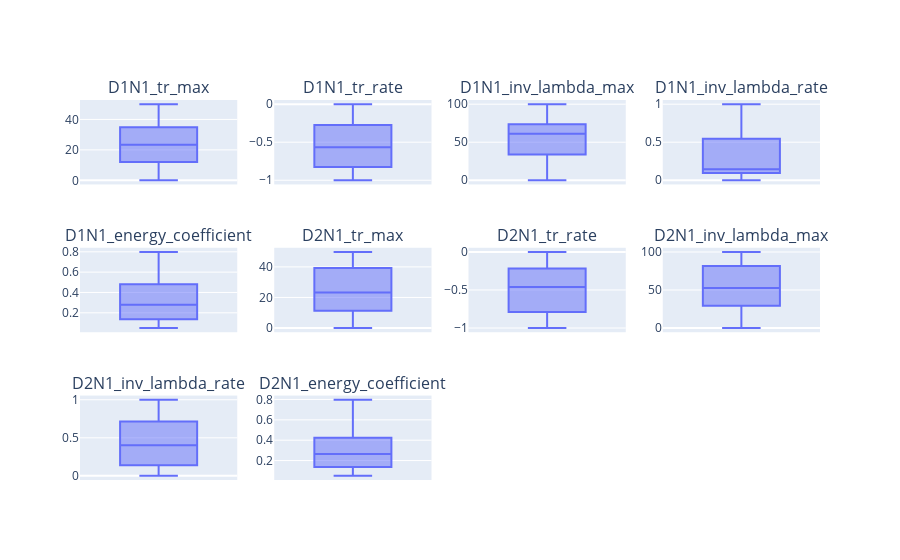

Notebook code for this chart:
### Markdown cell above
Finaly here is the result :

### Code cell
viewer.box_plot(4)

### Figure 1 — Plotly figure (JSON) as saved in the notebook; plotly's stock layout.template omitted (floating-point values rounded to 4 significant figures; data arrays with more than 128 entries replaced by an {"elided": "..."} marker saying what was removed)
{"data": [{"alignmentgroup": "True", "hovertemplate": "D1N1_tr_max=%{y}<extra></extra>", "legendgroup": "", "marker": {"color": "#636efa"}, "name": "", "notched": false, "offsetgroup": "", "orientation": "v", "showlegend": false, "type": "box", "x0": " ", "xaxis": "x", "y": {"elided": "1504 float values"}, "y0": " ", "yaxis": "y"}, {"alignmentgroup": "True", "hovertemplate": "D1N1_tr_rate=%{y}<extra></extra>", "legendgroup": "", "marker": {"color": "#636efa"}, "name": "", "notched": false, "offsetgroup": "", "orientation": "v", "showlegend": false, "type": "box", "x0": " ", "xaxis": "x2", "y": {"elided": "1504 float values"}, "y0": " ", "yaxis": "y2"}, {"alignmentgroup": "True", "hovertemplate": "D1N1_inv_lambda_max=%{y}<extra></extra>", "legendgroup": "", "marker": {"color": "#636efa"}, "name": "", "notched": false, "offsetgroup": "", "orientation": "v", "showlegend": false, "type": "box", "x0": " ", "xaxis": "x3", "y": {"elided": "1504 float values"}, "y0": " ", "yaxis": "y3"}, {"alignmentgroup": "True", "hovertemplate": "D1N1_inv_lambda_rate=%{y}<extra></extra>", "legendgroup": "", "marker": {"color": "#636efa"}, "name": "", "notched": false, "offsetgroup": "", "orientation": "v", "showlegend": false, "type": "box", "x0": " ", "xaxis": "x4", "y": {"elided": "1504 float values"}, "y0": " ", "yaxis": "y4"}, {"alignmentgroup": "True", "hovertemplate": "D1N1_energy_coefficient=%{y}<extra></extra>", "legendgroup": "", "marker": {"color": "#636efa"}, "name": "", "notched": false, "offsetgroup": "", "orientation": "v", "showlegend": false, "type": "box", "x0": " ", "xaxis": "x5", "y": {"elided": "1504 float values"}, "y0": " ", "yaxis": "y5"}, {"alignmentgroup": "True", "hovertemplate": "D2N1_tr_max=%{y}<extra></extra>", "legendgroup": "", "marker": {"color": "#636efa"}, "name": "", "notched": false, "offsetgroup": "", "orientation": "v", "showlegend": false, "type": "box", "x0": " ", "xaxis": "x6", "y": {"elided": "1504 float values"}, "y0": " ", "yaxis": "y6"}, {"alignmentgroup": "True", "hovertemplate": "D2N1_tr_rate=%{y}<extra></extra>", "legendgroup": "", "marker": {"color": "#636efa"}, "name": "", "notched": false, "offsetgroup": "", "orientation": "v", "showlegend": false, "type": "box", "x0": " ", "xaxis": "x7", "y": {"elided": "1504 float values"}, "y0": " ", "yaxis": "y7"}, {"alignmentgroup": "True", "hovertemplate": "D2N1_inv_lambda_max=%{y}<extra></extra>", "legendgroup": "", "marker": {"color": "#636efa"}, "name": "", "notched": false, "offsetgroup": "", "orientation": "v", "showlegend": false, "type": "box", "x0": " ", "xaxis": "x8", "y": {"elided": "1504 float values"}, "y0": " ", "yaxis": "y8"}, {"alignmentgroup": "True", "hovertemplate": "D2N1_inv_lambda_rate=%{y}<extra></extra>", "legendgroup": "", "marker": {"color": "#636efa"}, "name": "", "notched": false, "offsetgroup": "", "orientation": "v", "showlegend": false, "type": "box", "x0": " ", "xaxis": "x9", "y": {"elided": "1504 float values"}, "y0": " ", "yaxis": "y9"}, {"alignmentgroup": "True", "hovertemplate": "D2N1_energy_coefficient=%{y}<extra></extra>", "legendgroup": "", "marker": {"color": "#636efa"}, "name": "", "notched": false, "offsetgroup": "", "orientation": "v", "showlegend": false, "type": "box", "x0": " ", "xaxis": "x10", "y": {"elided": "1504 float values"}, "y0": " ", "yaxis": "y10"}], "layout": {"annotations": [{"font": {"size": 16}, "showarrow": false, "text": "D1N1_tr_max", "x": 0.1062, "xanchor": "center", "xref": "paper", "y": 1, "yanchor": "bottom", "yref": "paper"}, {"font": {"size": 16}, "showarrow": false, "text": "D1N1_tr_rate", "x": 0.3688, "xanchor": "center", "xref": "paper", "y": 1, "yanchor": "bottom", "yref": "paper"}, {"font": {"size": 16}, "showarrow": false, "text": "D1N1_inv_lambda_max", "x": 0.6313, "xanchor": "center", "xref": "paper", "y": 1, "yanchor": "bottom", "yref": "paper"}, {"font": {"size": 16}, "showarrow": false, "text": "D1N1_inv_lambda_rate", "x": 0.8938, "xanchor": "center", "xref": "paper", "y": 1, "yanchor": "bottom", "yref": "paper"}, {"font": {"size": 16}, "showarrow": false, "text": "D1N1_energy_coefficient", "x": 0.1062, "xanchor": "center", "xref": "paper", "y": 0.6111, "yanchor": "bottom", "yref": "paper"}, {"font": {"size": 16}, "showarrow": false, "text": "D2N1_tr_max", "x": 0.3688, "xanchor": "center", "xref": "paper", "y": 0.6111, "yanchor": "bottom", "yref": "paper"}, {"font": {"size": 16}, "showarrow": false, "text": "D2N1_tr_rate", "x": 0.6313, "xanchor": "center", "xref": "paper", "y": 0.6111, "yanchor": "bottom", "yref": "paper"}, {"font": {"size": 16}, "showarrow": false, "text": "D2N1_inv_lambda_max", "x": 0.8938, "xanchor": "center", "xref": "paper", "y": 0.6111, "yanchor": "bottom", "yref": "paper"}, {"font": {"size": 16}, "showarrow": false, "text": "D2N1_inv_lambda_rate", "x": 0.1062, "xanchor": "center", "xref": "paper", "y": 0.2222, "yanchor": "bottom", "yref": "paper"}, {"font": {"size": 16}, "showarrow": false, "text": "D2N1_energy_coefficient", "x": 0.3688, "xanchor": "center", "xref": "paper", "y": 0.2222, "yanchor": "bottom", "yref": "paper"}], "xaxis": {"anchor": "y", "domain": [0, 0.2125]}, "xaxis10": {"anchor": "y10", "domain": [0.2625, 0.475]}, "xaxis11": {"anchor": "y11", "domain": [0.525, 0.7375]}, "xaxis12": {"anchor": "y12", "domain": [0.7875, 1]}, "xaxis2": {"anchor": "y2", "domain": [0.2625, 0.475]}, "xaxis3": {"anchor": "y3", "domain": [0.525, 0.7375]}, "xaxis4": {"anchor": "y4", "domain": [0.7875, 1]}, "xaxis5": {"anchor": "y5", "domain": [0, 0.2125]}, "xaxis6": {"anchor": "y6", "domain": [0.2625, 0.475]}, "xaxis7": {"anchor": "y7", "domain": [0.525, 0.7375]}, "xaxis8": {"anchor": "y8", "domain": [0.7875, 1]}, "xaxis9": {"anchor": "y9", "domain": [0, 0.2125]}, "yaxis": {"anchor": "x", "domain": [0.7778, 1]}, "yaxis10": {"anchor": "x10", "domain": [0, 0.2222]}, "yaxis11": {"anchor": "x11", "domain": [0, 0.2222]}, "yaxis12": {"anchor": "x12", "domain": [0, 0.2222]}, "yaxis2": {"anchor": "x2", "domain": [0.7778, 1]}, "yaxis3": {"anchor": "x3", "domain": [0.7778, 1]}, "yaxis4": {"anchor": "x4", "domain": [0.7778, 1]}, "yaxis5": {"anchor": "x5", "domain": [0.3889, 0.6111]}, "yaxis6": {"anchor": "x6", "domain": [0.3889, 0.6111]}, "yaxis7": {"anchor": "x7", "domain": [0.3889, 0.6111]}, "yaxis8": {"anchor": "x8", "domain": [0.3889, 0.6111]}, "yaxis9": {"anchor": "x9", "domain": [0, 0.2222]}}}
